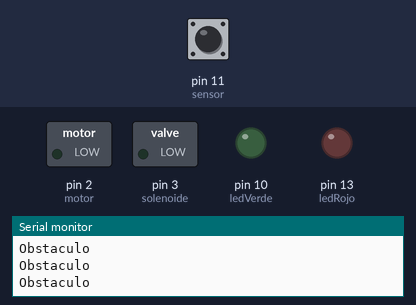
Recording of a sketch running on a simulated Arduino Uno, built with avr-gcc and run on an emulated ATmega328P. On the bench: switched loads named in the sketch (green lamp = pin HIGH), output pins drawn as LEDs (lit = HIGH), the last lines printed to the serial monitor. Dashed ring = blinking. Inputs (shaded band) come from the test bench; at power-on: pin 11 (sensor) HIGH.

Above: at 1.2 s.
1.3 s: pin 11 (sensor) driven LOW
At 1.6 s:
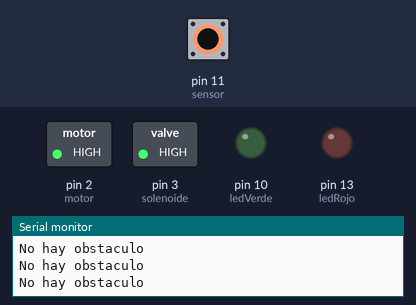
2.8 s: pin 11 (sensor) driven HIGH
At 3.6 s:
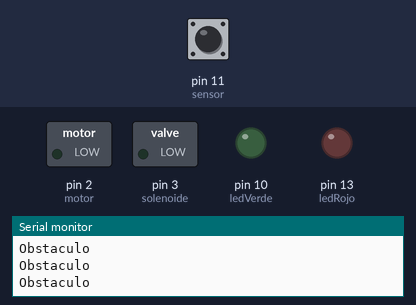
5.8 s: pin 11 (sensor) pulsed LOW 2 times (0.12 s each, 0.3 s apart)
At 5.88 s:
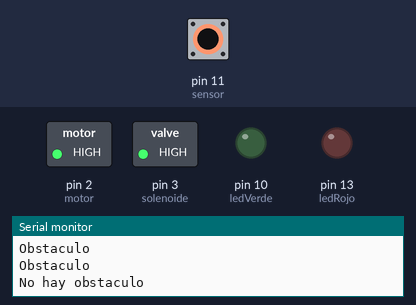
9.4 s: pin 11 (sensor) pulsed LOW 5 times (0.12 s each, 0.3 s apart)
At 12.0 s:
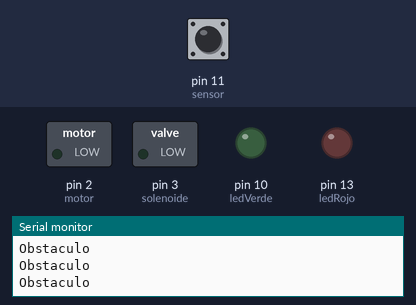
Timing chart, 0 to 13.5 s (numbered marks = the images above; inputs shaded):
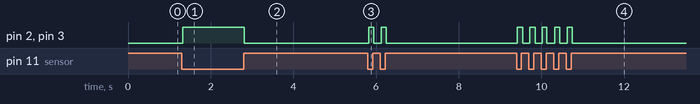

Measured:
- after the input at 1.3 s, pin 2 (motor), pin 3 (solenoide): LOW → HIGH at once
- after the input at 2.8 s, pin 2 (motor), pin 3 (solenoide): HIGH → LOW at once
- after the input at 5.8 s, pin 2 (motor), pin 3 (solenoide): alternates HIGH for 0.12 s and LOW for 0.18 s, 4 changes in all, then stays LOW, starting at once
- after the input at 9.4 s, pin 2 (motor), pin 3 (solenoide): alternates HIGH for 0.12 s and LOW for 0.18 s, 10 changes in all, then stays LOW, starting at once

The sketch:

BandaTransportadora.ino
```cpp
int sensor = 11; //pin de sensor
int motor = 2; //pin de motor
int solenoide = 3;
int ledRojo = 13; //pin led rojo de paro
int ledVerde = 10; //pin led verde de marcha
int value = 0;


void setup() {
  Serial.begin(9600);   //iniciar puerto serie
  pinMode(sensor, INPUT);  //definir sensor como entrada
  pinMode(motor, OUTPUT); // pin de motor como salida
  pinMode(solenoide, OUTPUT); // pin de solenoide como salida
  pinMode(ledRojo, OUTPUT); // pin de led rojo como salida
  pinMode(ledVerde, OUTPUT); // pin de led verde como salida
}

void loop(){
  value = digitalRead(sensor);  //lectura digital de pin

  //mandar mensaje a puerto serie en función del valor leido
  if (value == LOW) {
      Serial.println("No hay obstaculo");
      digitalWrite(motor, HIGH);
      digitalWrite(solenoide, HIGH);
  }
  else {
      Serial.println("Obstaculo");
      digitalWrite(motor, LOW);
      digitalWrite(solenoide, LOW);
  }
 // delay(1000);
}
```
